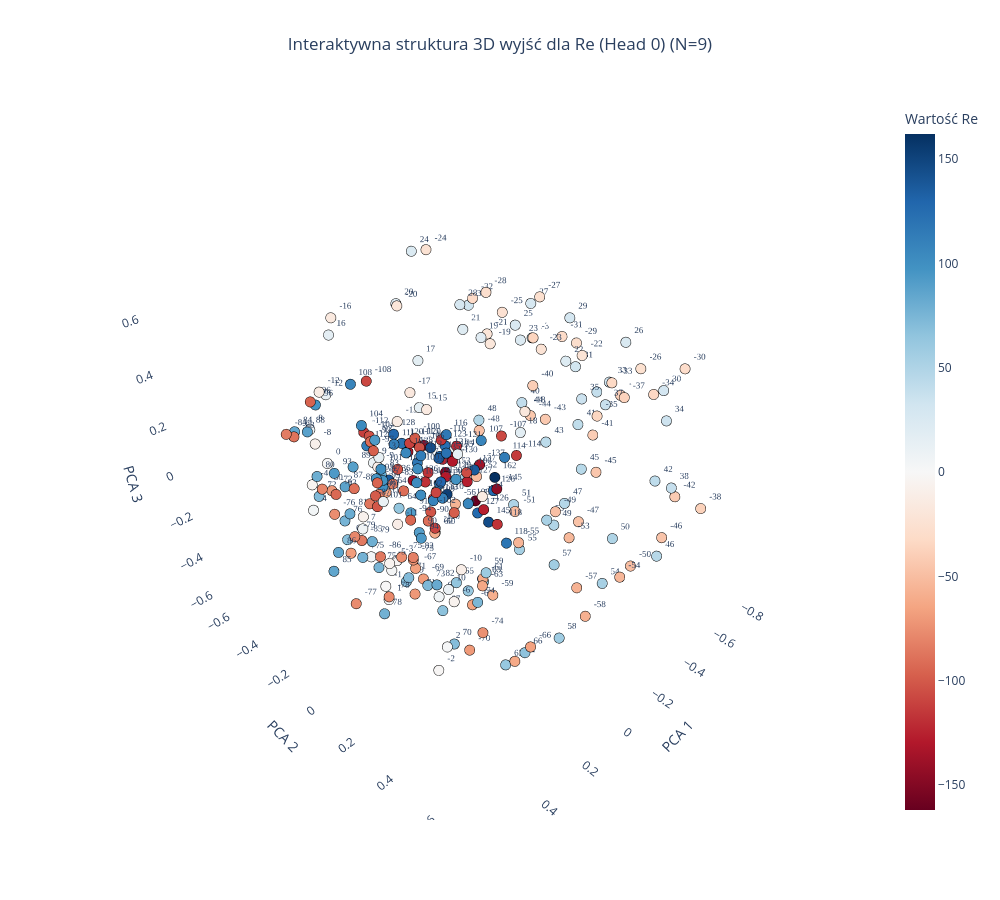
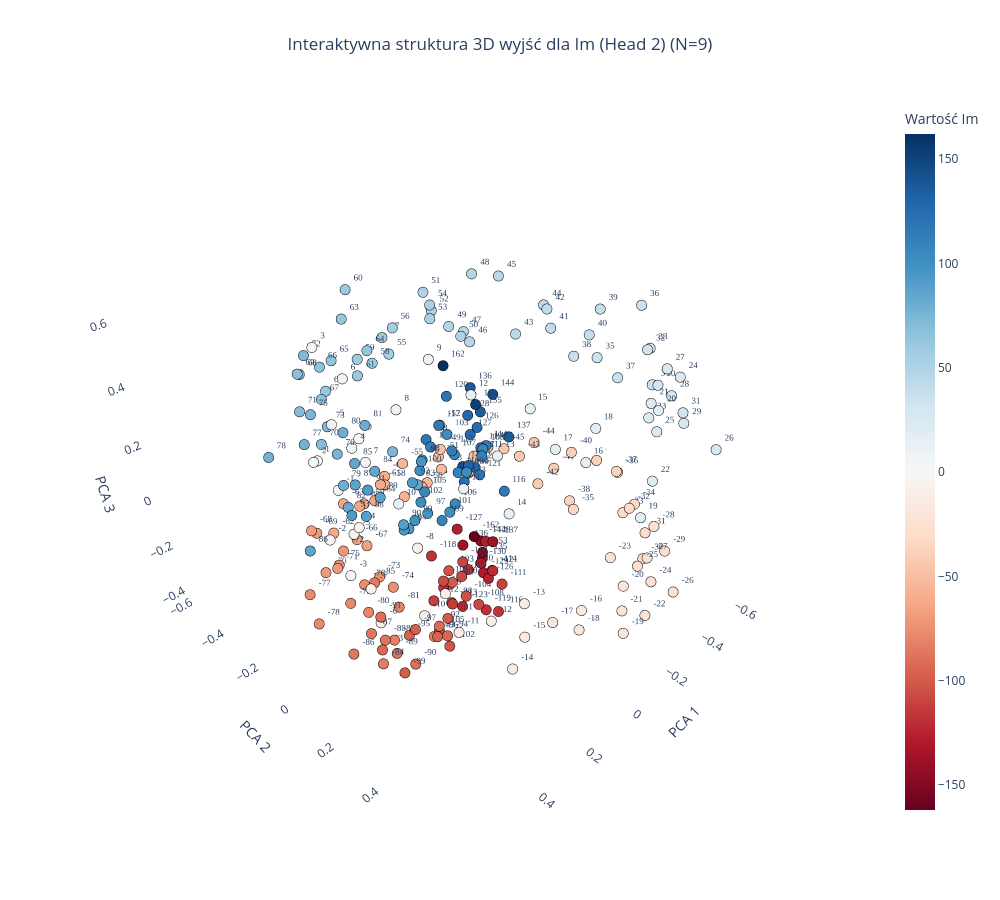

Write notebook code for charts like these, in order.
### Code cell
plot_output_head_plotly_3d(model, N=N, head_idx=0)

plot_output_head_plotly_3d(model, N=N, head_idx=2)

### Figure 1 — Plotly figure (JSON) as saved in the notebook; plotly's stock layout.template omitted (floating-point values rounded to 4 significant figures; data arrays with more than 128 entries replaced by an {"elided": "..."} marker saying what was removed)
{"data": [{"hoverinfo": "text", "hovertext": {"elided": "267 str values"}, "marker": {"color": {"elided": "267 int values"}, "colorbar": {"title": {"text": "Wartość Re"}}, "colorscale": [[0, "rgb(103,0,31)"], [0.1, "rgb(178,24,43)"], [0.2, "rgb(214,96,77)"], [0.3, "rgb(244,165,130)"], [0.4, "rgb(253,219,199)"], [0.5, "rgb(247,247,247)"], [0.6, "rgb(209,229,240)"], [0.7, "rgb(146,197,222)"], [0.8, "rgb(67,147,195)"], [0.9, "rgb(33,102,172)"], [1, "rgb(5,48,97)"]], "line": {"color": "Black", "width": 1}, "showscale": true, "size": 6}, "mode": "markers+text", "text": {"elided": "267 str values"}, "textfont": {"family": "Arial Black", "size": 9}, "textposition": "top right", "type": "scatter3d", "x": {"elided": "267 float values"}, "y": {"elided": "267 float values"}, "z": {"elided": "267 float values"}}], "layout": {"height": 900, "scene": {"xaxis": {"backgroundcolor": "white", "gridcolor": "rgba(200,200,200,0.2)", "title": {"text": "PCA 1"}}, "yaxis": {"backgroundcolor": "white", "gridcolor": "rgba(200,200,200,0.2)", "title": {"text": "PCA 2"}}, "zaxis": {"backgroundcolor": "white", "gridcolor": "rgba(200,200,200,0.2)", "title": {"text": "PCA 3"}}}, "showlegend": false, "title": {"text": "Interaktywna struktura 3D wyjść dla Re (Head 0) (N=9)", "x": 0.5, "xanchor": "center"}, "width": 1000}}

### Figure 2 — Plotly figure (JSON) as saved in the notebook; plotly's stock layout.template omitted (floating-point values rounded to 4 significant figures; data arrays with more than 128 entries replaced by an {"elided": "..."} marker saying what was removed)
{"data": [{"hoverinfo": "text", "hovertext": {"elided": "266 str values"}, "marker": {"color": {"elided": "266 int values"}, "colorbar": {"title": {"text": "Wartość Im"}}, "colorscale": [[0, "rgb(103,0,31)"], [0.1, "rgb(178,24,43)"], [0.2, "rgb(214,96,77)"], [0.3, "rgb(244,165,130)"], [0.4, "rgb(253,219,199)"], [0.5, "rgb(247,247,247)"], [0.6, "rgb(209,229,240)"], [0.7, "rgb(146,197,222)"], [0.8, "rgb(67,147,195)"], [0.9, "rgb(33,102,172)"], [1, "rgb(5,48,97)"]], "line": {"color": "Black", "width": 1}, "showscale": true, "size": 6}, "mode": "markers+text", "text": {"elided": "266 str values"}, "textfont": {"family": "Arial Black", "size": 9}, "textposition": "top right", "type": "scatter3d", "x": {"elided": "266 float values"}, "y": {"elided": "266 float values"}, "z": {"elided": "266 float values"}}], "layout": {"height": 900, "scene": {"xaxis": {"backgroundcolor": "white", "gridcolor": "rgba(200,200,200,0.2)", "title": {"text": "PCA 1"}}, "yaxis": {"backgroundcolor": "white", "gridcolor": "rgba(200,200,200,0.2)", "title": {"text": "PCA 2"}}, "zaxis": {"backgroundcolor": "white", "gridcolor": "rgba(200,200,200,0.2)", "title": {"text": "PCA 3"}}}, "showlegend": false, "title": {"text": "Interaktywna struktura 3D wyjść dla Im (Head 2) (N=9)", "x": 0.5, "xanchor": "center"}, "width": 1000}}
